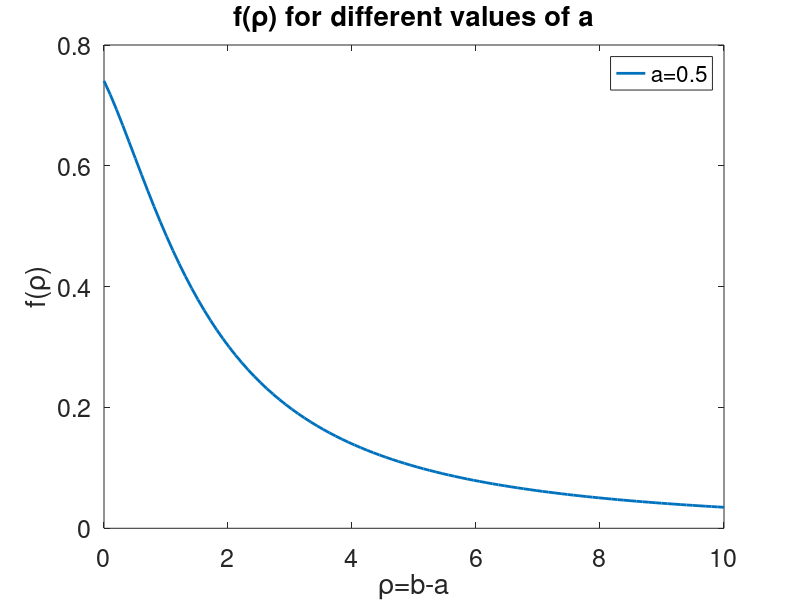

Here is the MATLAB script that generated this plot:
%% Coefficient of the eigenvalues with parameter introduced


rhomax = 10;
N = 100;
a = 2;
l = 2.3;

rho = linspace(0,rhomax,N);
f = zeros(1,N);
for k = 1 : N
f(k)=(a^(l-1)*(1+a*(rho(k)+a)^(l-1)))/(a^(l+1)+(rho(k)+a)^(l+1));
end

 plot(rho,f,'-','linewidth',2)
legend('a=0.5','a=1.0','a=1.5','a=2.0')%,'','','')
title('f(\rho) for different values of a')%,'fontsize',14)
xlabel('\rho=b-a','fontsize',18)
ylabel('f(\rho)','fontsize',18)
 hold on


   set(findobj('type','legend'),'fontsize',18)
   set(findobj('type','axes'),'fontsize',18)
%    
